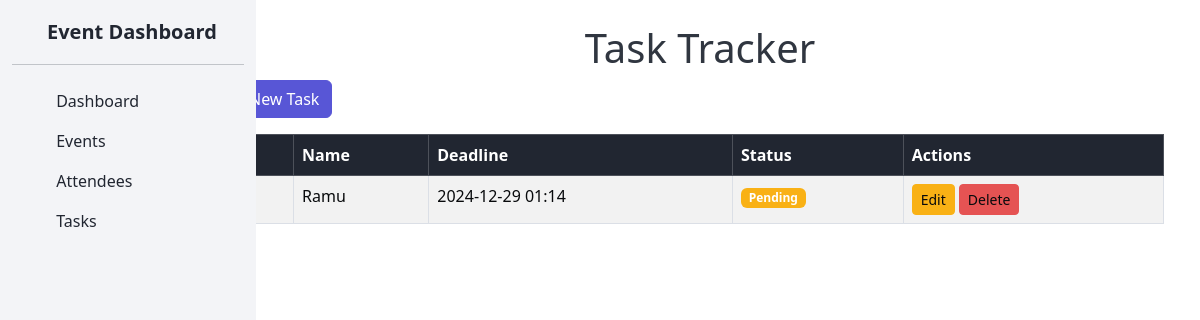
The page /tasks/ on the database as committed earlier.
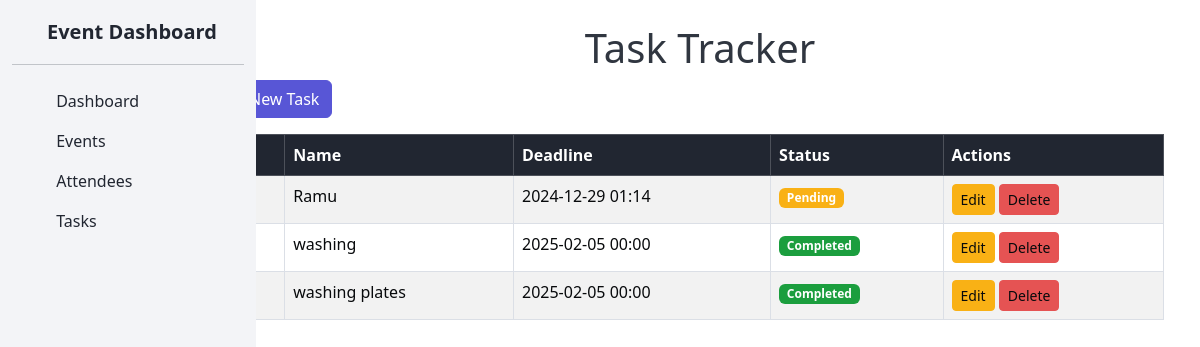
The same page on the database as committed later.
### events/models.py (models this page shows, shortened)
class Task(models.Model):
    name = models.CharField(max_length=100)
    deadline = models.DateTimeField()
    status = models.CharField(max_length=50, choices=[('Pending', 'Pending'), ('Completed', 'Completed')])
    event = models.ForeignKey(Event, on_delete=models.CASCADE, related_name='tasks')
    assigned_attendee = models.ForeignKey(Attendee, on_delete=models.SET_NULL, null=True, blank=True)

### events/views.py (the view)
# urls.py: path('tasks/', views.task_list, name='task_list'),
def task_list(request):
    tasks = Task.objects.all()
    return render(request, 'events/tasks.html', {'tasks': tasks})

### events/templates/events/tasks.html (shortened to what this page needs)
{% extends 'events/navbar.html' %}
{% block content %}
<div class="container mt-4">
    <h1 class="text-center">Task Tracker</h1>
    <a href="{% url 'task_create' %}" class="btn btn-primary mb-3">New Task</a>
    <div class="table-responsive">
        <table class="table table-striped table-bordered">
            <thead class="table-dark">
                <tr>
                    <th>#</th>
                    <th>Name</th>
                    <th>Deadline</th>
                    <th>Status</th>
                    <th>Actions</th>
                </tr>
            </thead>
            <tbody>
                {% for task in tasks %}
                <tr>
                    <td>{{ forloop.counter }}</td>
                    <td>{{ task.name }}</td>
                    <td>{{ task.deadline|date:"Y-m-d H:i" }}</td>
                    <td>
                        {% if task.status == 'Completed' %}
                            <span class="badge bg-success">{{ task.status }}</span>
                        {% else %}
                            <span class="badge bg-warning">{{ task.status }}</span>
                        {% endif %}
                    </td>
                    <td>
                        <a href="{% url 'task_update' task.pk %}" class="btn btn-warning btn-sm">Edit</a>
                        <a href="{% url 'task_delete' task.pk %}" class="btn btn-danger btn-sm">Delete</a>
                    </td>
                </tr>
                {% empty %}
                <tr>
                    <td colspan="5" class="text-center">No tasks available.</td>
                </tr>
                {% endfor %}
            </tbody>
        </table>
    </div>
</div>
{% endblock %}

Rows that differ between the two databases and show on the page:
added Task: name "washing", deadline "2025-02-05 00:00", status "Completed"
added Task: name "washing plates", deadline "2025-02-05 00:00", status "Completed"
